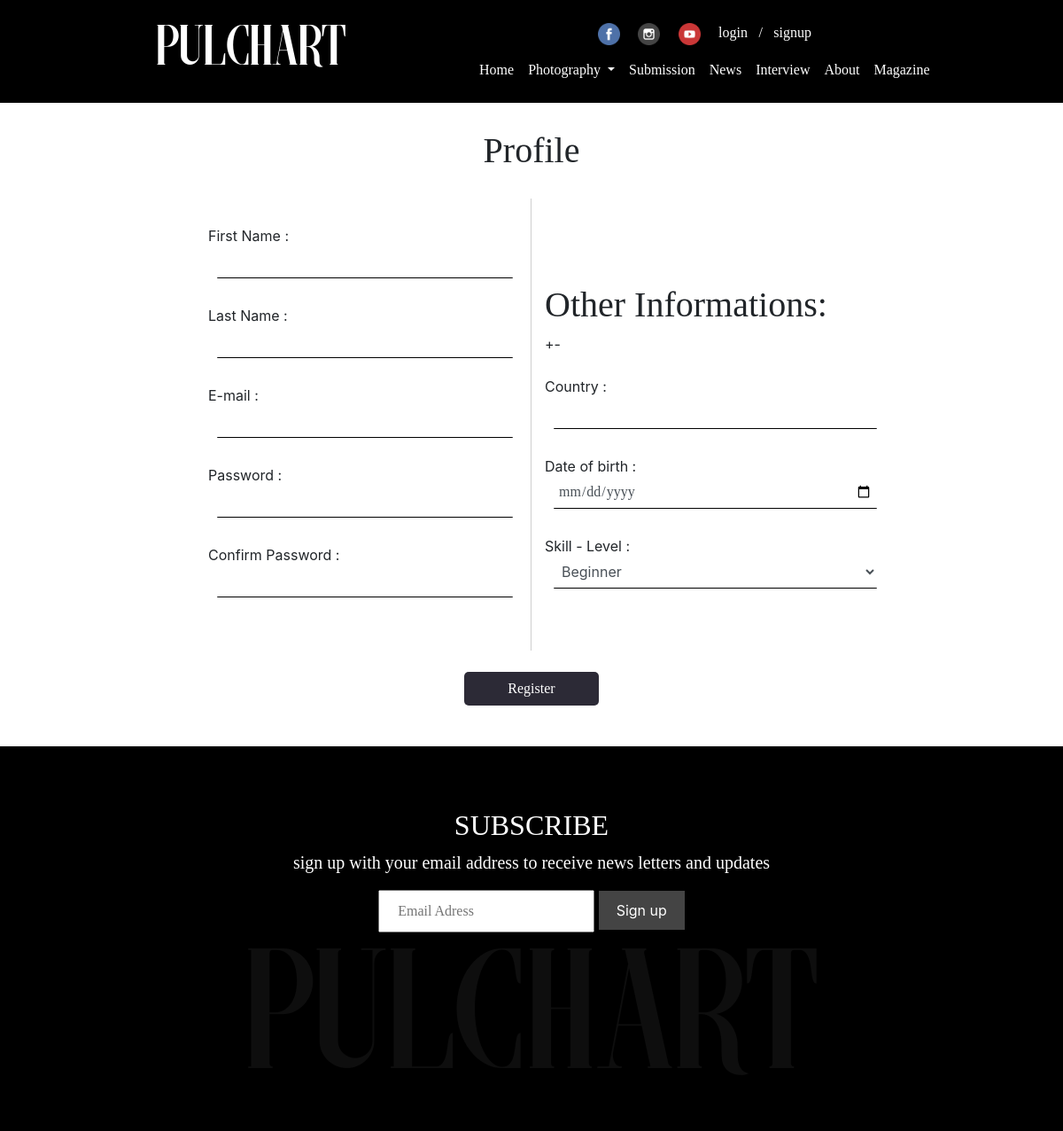
/profile.php, run on an earlier commit of the app's database.
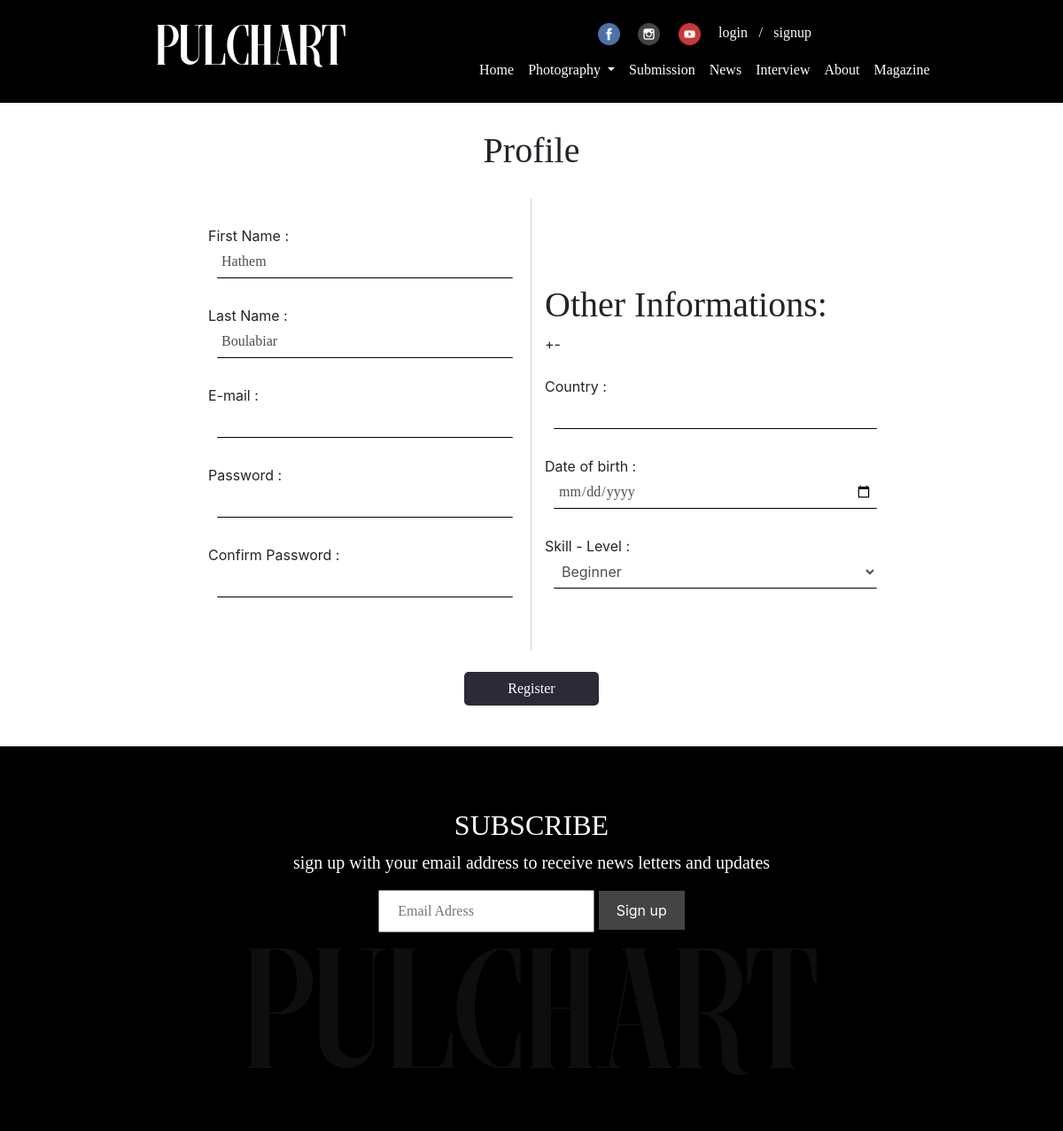
And on a later commit of the database.
### tables this page shows
CREATE TABLE `photographe` (
  `id` int(11) NOT NULL,
  `lastname` varchar(20) NOT NULL,
  `firstname` varchar(20) NOT NULL,
  `email` varchar(100) NOT NULL,
  `country` varchar(20) NOT NULL,
  `date` date NOT NULL,
  `level` varchar(20) NOT NULL,
  `password` varchar(100) NOT NULL
);

### profile.php (the view, shortened to what this page needs)
<?php include "./includes/header.php" ?>
<div class="container" style="padding: 30px 190px;">
    <form action="" method="POST">
        <h1 class="Nexa-Bold" style='text-align :center;margin-bottom:30px'>Profile </h1>
        <div class="row">
        <?php
            $email = $_SESSION ['email'] ;
            $req = "SELECT * FROM photographe WHERE email LIKE '$email'" ;
            $res = mysqli_query ($conn,$req) ;
            $row = mysqli_fetch_assoc ($res) ;
        ?>
            <div class="col-md-6" style="border-right: 1px solid #00000030;padding: 30px;">
                <div class="form-group">
                    <label for="firstname"> First Name : </label>
                    <input type="text" name="firstname" id="firstname" class="form-control" value="<?=$row['firstname'] ?>">
                    <label for="lastname"> Last Name : </label>
                    <input type="text" name="lastname" id="lastname" class="form-control" value="<?= $row['lastname'] ?>">
                    <label for="email"> E-mail : </label>
                    <input type="email" name="email" id="email" class="form-control" value="<?= $row['email'] ?>">
                    <label for="password"> Password : </label>
                    <input type="password" id='password1' name="password1" class="form-control" >
                    <label for="password"> Confirm Password : </label>
                    <input type="password" id='password2' name="password2" class="form-control">
                </div>
            </div>
            <div class="col-md-6">
                <br>
                <br>
                <br>
                <br>
                <h1 class="Nexa-Bold">Other Informations:</h1>+-
                <br>
                <br>
                <label for="country"> Country : </label>
                <input name="country" id="country" class="form-control" value="<?= $row['country'] ?>"/>
                <label for="date"> Date of birth : </label>
                <input type="date" name="date" id="date" class="form-control" max="2019-06-25" value="<?= $row['date'] ?>">
                <label for="level"> Skill - Level : </label>
                <select name="level" id="level" class="form-control" required>
                    <option value="beginner">Beginner</option>
                </select>
            </div>
        </div>
        <div class="form-group">
            <br>
            <input type="submit" name="register" onclick="return validate()" class="form-control sign" Value="Register">
        </div>
    </form>
</div>
<?php include "./includes/footer.php" ?>

### includes/header.php (shortened to what this page needs)
<!DOCTYPE html>
<html lang="en" dir="ltr">
<head>
  <link rel="stylesheet" href="css/styles/bootstrap.min.css">
  <link  rel="stylesheet" href="css/styles/style.css">
</head>
<body>
  <nav class="navbar navbar-expand-lg navbar-dark bg-light">
    <a class="navbar-brand Morva logo" href="../Photographer-s_Magazine">Pulchart</a>
    <div class="collapse navbar-collapse flex-column " id="navbarSupportedContent">
      <div class="flex-row">
        <ul class="social-nav navbar-nav mr-auto">
          <li class="nav-item">
            <a class="nav-link" href="#"> <img src="img/icons/facebook.png" alt="" width="25rem"> </a>
          </li>
          <li class="nav-item">
            <a class="nav-link" href="#"> <img src="img/icons/insta.png" alt="" width="25rem"> </a>
          </li>
          <li class="nav-item">
            <a class="nav-link" href="#"> <img src="img/icons/youtube.png" alt="" width="25rem"> </a>
          </li>
          <?php
          if(isset($_SESSION["loggedin"]) && $_SESSION["loggedin"] == true )
            echo (
              '<li class="nav-item">
                <a class="nav-link" href="./profile.php"> <img src="img/icons/profile.png" alt="" width="25rem"> </a>
              </li>
              <li class="nav-item active">
                <a class="nav-link Nexa-Bold" href="logout.php">logout</a>
              </li>');
            else
            echo (
              '<li class="nav-item">
                <a class="nav-link" href="login.php"> login </a>
              </li>
              <li class="nav-item" style="color:white;font-family:Nexa-Light;">/</li>
              <li class="nav-item active">
                <a class="nav-link Nexa-Bold" href="register.php">signup</a>
              </li>');
      ?>
        </ul>
      </div>
      <div class="flex-row">
        <ul class="navbar-nav mr-auto">
          <li class="nav-item active">
            <a class="nav-link" href="../Photographer-s_Magazine">Home <span class="sr-only">(current)</span></a>
          </li>
          <li class="dropdown">
            <a class="nav-link dropdown-toggle" href="#" id="navbardrop" data-toggle="dropdown">
              Photography
            </a>
          </li>
          <li class="nav-item">
            <a class="nav-link " href="./submission.php">Submission</a>
          </li>
          <li class="nav-item">
            <a class="nav-link " href="./news.php">News</a>
          </li>
          <li class="nav-item">
            <a class="nav-link " href="./interview.php">Interview</a>
          </li>
          <li class="nav-item">
            <a class="nav-link " href="./about.php">About</a>
          </li>
          <li class="nav-item">
            <a class="nav-link " href="#">Magazine</a>
          </li>
        </ul>
      </div>
    </div>
  </nav>

### includes/footer.php (shortened to what this page needs)
<footer class="footer">
      <div class="container">
        <div class="row justify-content-md-center">
          <div class="col">
            <h2 class="text-white text-center Nexa-Bold">SUBSCRIBE</h2>
            <p class="text-white text-center Nexa-Light">sign up with your email address to receive news letters and updates</p>
            <input  type="text" name="" value="" placeholder="Email Adress">
            <button class="sign" type="button" name="button">Sign up</button><br>
            <h1 class=" text-center Morva text-white">PULCHART</h1>
          </div>
        </div>
      </div>
</footer>

### css/styles/style.css (style rules this page uses)
.nav-link { font-family: Nexa-Light; }
.Morva { font-family: MORVA; }
.Nexa-Light { font-family: Nexa-Light; }
.Nexa-Bold { font-family: Nexa-Bold; }
.logo { font-size: 5vw; color: white; }
.navbar-brand, .nav-link { color: white !important; }
.navbar-brand { margin-left: 10rem; }
.social-nav { display: inline-block; }
.social-nav>li { display: inline-block; }
.bg-light { background-color: black !important; }
.footer { background-color: black; }
.footer>div>div>div>h1 { font-size: 15vw; color: #0e0e0e !important; }
.sign { background-color: #444444; color: white; border: 0; padding: 10px 20px 10px 20px; }
.col>h2 { margin-top: 70px; }
.footer>div>div>.col { text-align: center; }
.footer>div>div>div>p { font-size: 20px; }
input { padding: 10px 20px 10px 20px; color: #444444; font-family: Nexa-Light; }
.form-control { border: none; border-bottom: 1px solid black; border-radius: 1px; padding: 5px; margin: -10px 0px 30px 10px; }
.form-group>.sign, .form-group>.sign:hover, .form-group>.sign:focus { width: 20%; margin: 0 auto; border: none; font-family: Nexa-Ligth; padding: 0; background-color: #080513d9; border-radius: 5px; color: white; }

What changed in the data, as far as the page shows it:
added photographe: firstname "Hathem", lastname "Boulabiar"
